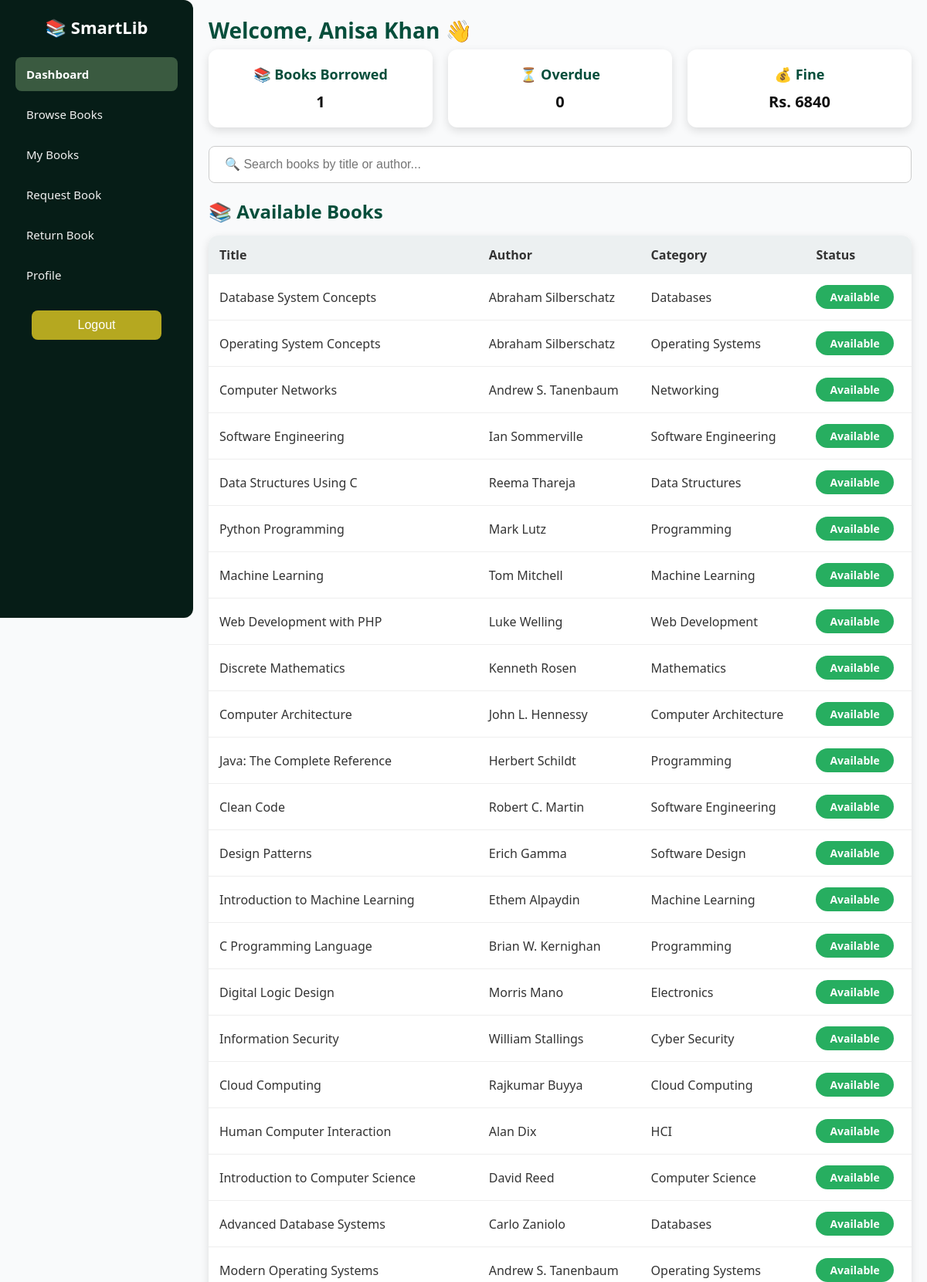
The page /student/student.php (signed in, upper part) on the database its author committed.
### tables this page shows
CREATE TABLE `books` (
  `book_id` int(11) NOT NULL,
  `title` varchar(150) NOT NULL,
  `author` varchar(100) DEFAULT NULL,
  `category` varchar(100) DEFAULT NULL,
  `isbn` varchar(50) DEFAULT NULL,
  `publisher` varchar(100) DEFAULT NULL,
  `year_published` int(11) DEFAULT NULL,
  `copies_available` int(11) DEFAULT 1,
  `status` enum('available','borrowed','requested','') DEFAULT NULL
);

### student/student.php (the view, shortened to what this page needs)
<?php
include '../SmartLib.php';
$name = $_SESSION['name'];
$member_id = $_SESSION['member_id'];
$q1 = "SELECT COUNT(*) AS borrowed FROM issued_books
       WHERE member_id = $member_id AND status IN ('issued','overdue')";
$res1 = $conn->query($q1);
$borrowed = ($res1 && $res1->num_rows > 0) ? $res1->fetch_assoc()['borrowed'] : 0;
$q2 = "SELECT COUNT(*) AS overdue FROM issued_books
       WHERE member_id = $member_id AND status='overdue'";
$res2 = $conn->query($q2);
$overdue = ($res2 && $res2->num_rows > 0) ? $res2->fetch_assoc()['overdue'] : 0;
$q3 = "SELECT due_date, return_date, status FROM issued_books
       WHERE member_id = $member_id";
$res3 = $conn->query($q3);
$total_fine = 0;
$today = date("Y-m-d");
if ($res3 && $res3->num_rows > 0) {
  while ($row = $res3->fetch_assoc()) {
    if ($row['status'] != "returned") {
      $due = $row['due_date'];
      if (!empty($due) && $today > $due) {
        $days = (strtotime($today) - strtotime($due)) / 86400;
        $total_fine += ($days * 10);
      }
    }
  }
}
?>
<!DOCTYPE html>
<html lang="en">
<head>
  <link rel="stylesheet" href="../assets/styles/theme.css">
  <link rel="stylesheet" href="../assets/styles/layout.css">
  <link rel="stylesheet" href="../assets/styles/student.css">
</head>
<body>
  <?php include '../partials/sidebar.php'; ?>
  <div class="main-content">
    <header>
      <h1>Welcome, <?php echo htmlspecialchars($name); ?> 👋</h1>
    </header>
    <div class="cards">
      <div class="card">
        <h3>📚 Books Borrowed</h3>
        <p><?php echo $borrowed; ?></p>
      </div>
      <div class="card">
        <h3>⏳ Overdue</h3>
        <p><?php echo $overdue; ?></p>
      </div>
      <div class="card">
        <h3>💰 Fine</h3>
        <p>Rs. <?php echo $total_fine; ?></p>
      </div>
    </div>
    <section class="search-section">
      <input type="text" id="searchInput" placeholder="🔍 Search books by title or author...">
    </section>
    <section class="book-list-section">
      <h2>📚 Available Books</h2>
      <?php
      $sql = "SELECT title, author, category, status FROM books WHERE status='available'";
      $result = $conn->query($sql);
      ?>
      <table id="bookTable">
        <thead>
          <tr>
            <th>Title</th>
            <th>Author</th>
            <th>Category</th>
            <th>Status</th>
          </tr>
        </thead>
        <tbody>
          <?php if ($result && $result->num_rows > 0): ?>
            <?php while ($row = $result->fetch_assoc()): ?>
              <tr>
                <td><?= htmlspecialchars($row['title']) ?></td>
                <td><?= htmlspecialchars($row['author']) ?></td>
                <td><?= htmlspecialchars($row['category']) ?></td>
                <td><span class="status <?= $row['status'] ?>"><?= ucfirst($row['status']) ?></span></td>
              </tr>
            <?php endwhile; ?>
          <?php else: ?>
            <tr>
              <td colspan="4">No available books at the moment.</td>
            </tr>
          <?php endif; ?>
        </tbody>
      </table>
    </section>
  </div>
</body>
</html>

### assets/styles/theme.css (style rules this page uses)
:root { --green-950: #03110d; --green-900: #061d17; --green-800: #083326; --green-700: #064e3b; --green-600: #1f5134; --green-500: #2f6b4a; --green-400: #3a5a40; --green-300: #7fbf9f; --green-200: #bfe3d1; --green-100: #e7f5ef; --accent: #10b981; --danger: #c0392b; --warning: #b5a820; --text: #333333; --muted: #555555; --bg: #f9fafb; --white: #ffffff; --shadow: 0 4px 12px rgba(0, 0, 0, 0.12); --soft-shadow: 0 6px 18px rgba(0, 0, 0, 0.14); --radius: 12px; }
* { margin: 0; padding: 0; box-sizing: border-box; }
html, body { height: 100%; font-family: "Segoe UI", Arial, sans-serif; color: var(--text); background: var(--bg); }

### assets/styles/layout.css (style rules this page uses)
.main-content { margin-left: 250px; padding: 20px; width: calc(100% - 250px); }
header h1 { font-size: 28px; margin-bottom: 6px; color: var(--green-700); }
.cards { display: grid; grid-template-columns: repeat(3, 1fr); gap: 20px; margin-bottom: 24px; }
.card { background: var(--white); padding: 20px; border-radius: var(--radius); box-shadow: var(--shadow); text-align: center; transition: transform 0.2s ease; }
.card h3 { font-size: 18px; margin-bottom: 10px; color: var(--green-700); }
.card p { font-size: 20px; font-weight: 700; color: #111; }
.status { padding: 6px 18px; border-radius: 20px; font-weight: 600; font-size: 14px; color: var(--white); display: inline-block; min-width: 90px; text-align: center; }
.status.available { background: #27ae60; }

### assets/styles/student.css (style rules this page uses)
.search-section { margin-bottom: 20px; }
.search-section input { width: 100%; padding: 14px 20px; font-size: 16px; border-radius: 8px; border: 1.5px solid #ccc; outline: none; transition: border-color 0.2s ease, box-shadow 0.2s ease; background: var(--white); }
.book-list-section h2 { margin-bottom: 15px; font-size: 24px; color: var(--green-700); }
table { width: 100%; border-collapse: collapse; min-width: 600px; background: var(--white); border-radius: var(--radius); overflow: hidden; box-shadow: var(--shadow); }
thead th { text-align: left; padding: 14px; background: #ecf0f1; color: var(--text); }
tbody td { padding: 14px; border-bottom: 1px solid #eee; }
.status.available { background: #27ae60; }

### rows shown on the page
books: title "Database System Concepts", author "Abraham Silberschatz", category "Databases", status "Available"
books: title "Operating System Concepts", author "Abraham Silberschatz", category "Operating Systems", status "Available"
books: title "Computer Networks", author "Andrew S. Tanenbaum", category "Networking", status "Available"
books: title "Software Engineering", author "Ian Sommerville", category "Software Engineering", status "Available"
books: title "Data Structures Using C", author "Reema Thareja", category "Data Structures", status "Available"
books: title "Python Programming", author "Mark Lutz", category "Programming", status "Available"
books: title "Machine Learning", author "Tom Mitchell", category "Machine Learning", status "Available"
books: title "Web Development with PHP", author "Luke Welling", category "Web Development", status "Available"
books: title "Discrete Mathematics", author "Kenneth Rosen", category "Mathematics", status "Available"
books: title "Computer Architecture", author "John L. Hennessy", category "Computer Architecture", status "Available"
books: title "Java: The Complete Reference", author "Herbert Schildt", category "Programming", status "Available"
books: title "Clean Code", author "Robert C. Martin", category "Software Engineering", status "Available"
books: title "Design Patterns", author "Erich Gamma", category "Software Design", status "Available"
books: title "Introduction to Machine Learning", author "Ethem Alpaydin", category "Machine Learning", status "Available"
books: title "C Programming Language", author "Brian W. Kernighan", category "Programming", status "Available"
books: title "Digital Logic Design", author "Morris Mano", category "Electronics", status "Available"
books: title "Information Security", author "William Stallings", category "Cyber Security", status "Available"
books: title "Cloud Computing", author "Rajkumar Buyya", category "Cloud Computing", status "Available"
books: title "Human Computer Interaction", author "Alan Dix", category "HCI", status "Available"
books: title "Introduction to Computer Science", author "David Reed", category "Computer Science", status "Available"
books: title "Advanced Database Systems", author "Carlo Zaniolo", category "Databases", status "Available"
books: title "Modern Operating Systems", author "Andrew S. Tanenbaum", category "Operating Systems", status "Available"

### other values the page prints
$name "Anisa Khan"
$borrowed "1"
$overdue "0"
$total_fine "6840"
